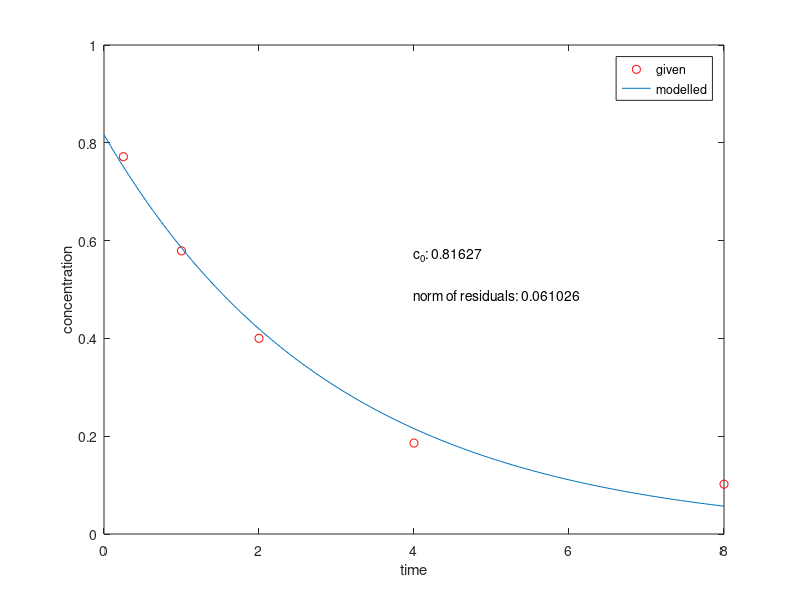

Reproduce this figure in MATLAB.
function par_esta
% parameter estimation with derivatives          Holzbecher September 2005
% for exponential fit for c0 
global tfit cfit lambda

% specify fitting data
tfit =  [0.25 1 2 4 8]; %[0 5 18 30 50];
cfit = [0.7716 0.5791 0.4002 0.1860 0.1019]; %[2.3 1.18 0.52 0.23 0.13]; 
lambda = .3329;

c0 = fzero(@myfun,1);
normc = norm(cfit - c0*exp(-lambda*tfit));
display (['Best fit for c0 = ' num2str(c0)]);
display (['Norm of residuals =' num2str(normc)]);
tmax = tfit(size(tfit,2));
t = [0:0.01*tmax:tmax];
figure; plot (tfit,cfit,'or',t,c0*exp(-lambda*t),'-');
legend ('given','modelled');
text(0.5*tmax,c0*0.7,['c_0: ' num2str(c0)]); 
text(0.5*tmax,c0*0.6,['norm of residuals: ' num2str(normc)]);
xlabel ('time');
ylabel ('concentration');

function f = myfun(c0) 
global tfit cfit lambda

c = c0*exp(-lambda*tfit); % solve linear decay equation for c with c(0)=c0
cc0 = exp(-lambda*tfit);  % equation for dc/dc0
f = (c-cfit)*cc0';        % specify function f to vanish
